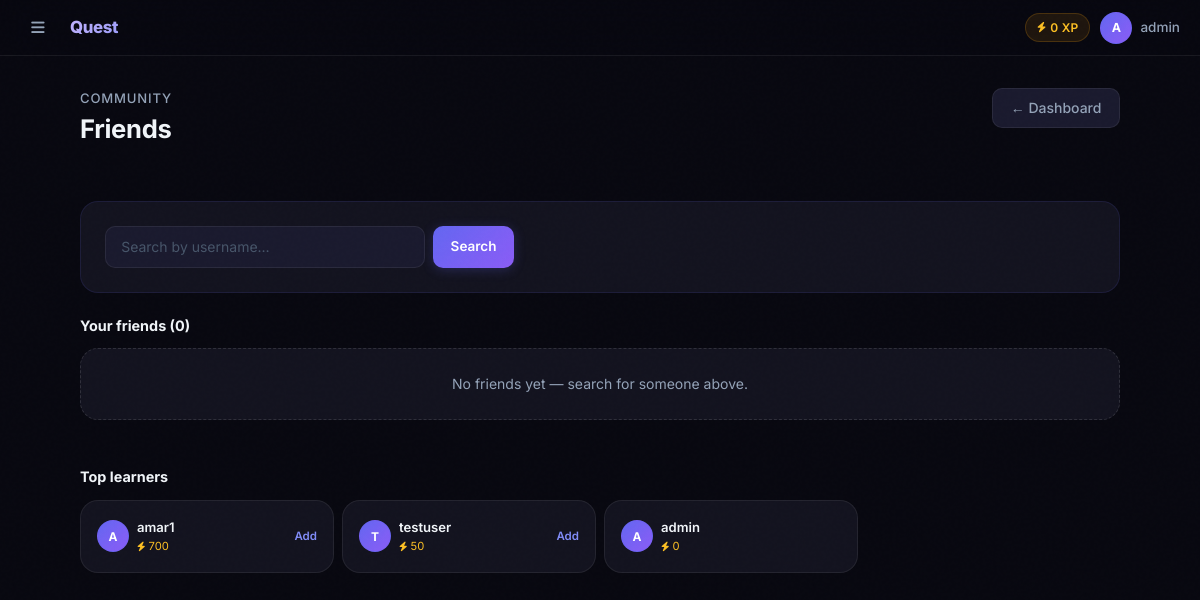
The app's page /friends/ (signed in), older data.
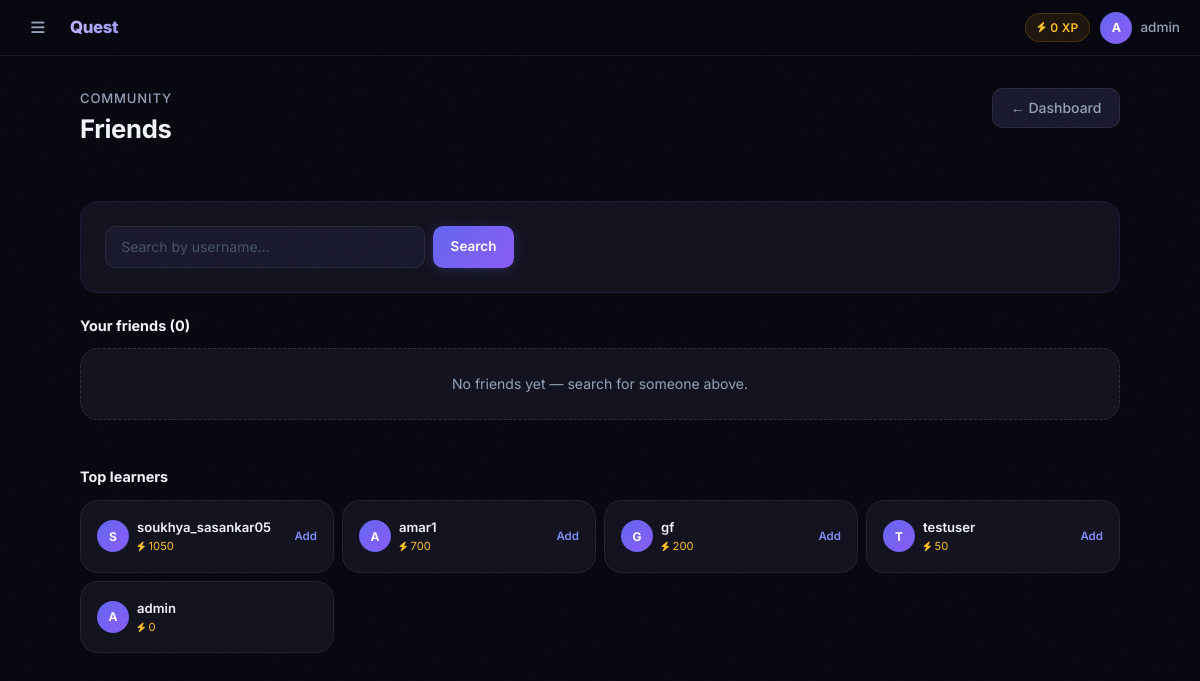
The same page, newer data.
### quests/models.py (models this page shows, shortened)
class UserProfile(models.Model):
    user    = models.OneToOneField(User, on_delete=models.CASCADE)
    xp      = models.IntegerField(default=0)
    level   = models.IntegerField(default=1)
    streak  = models.IntegerField(default=0)

### quests/views.py (the view)
# urls.py: path('friends/',                      views.friends,        name='friends'),
@login_required
def friends(request):
    query = request.GET.get('q', '').strip()
    search_results = []
    if query:
        search_results = User.objects.filter(username__icontains=query).exclude(id=request.user.id)[:10]
    sent_accepted = FriendRequest.objects.filter(from_user=request.user, status='accepted').select_related('to_user')
    recv_accepted = FriendRequest.objects.filter(to_user=request.user, status='accepted').select_related('from_user')
    friends_list = [r.to_user for r in sent_accepted] + [r.from_user for r in recv_accepted]
    pending_received = FriendRequest.objects.filter(to_user=request.user, status='pending').select_related('from_user')
    sent_ids = set(FriendRequest.objects.filter(from_user=request.user).values_list('to_user_id', flat=True))
    top_users = UserProfile.objects.select_related('user').order_by('-xp')[:8]
    return render(request, 'friends.html', {
        'top_users': top_users,
        'query': query,
        'search_results': search_results,
        'friends_list': friends_list,
        'pending_received': pending_received,
        'sent_ids': sent_ids,
    })

### quests/templates/friends.html (shortened to what this page needs)
{% extends 'base.html' %}
{% block content %}
<div class="d-flex align-items-start justify-content-between mb-5 flex-wrap gap-3">
  <div>
    <p style="color:var(--text-2);font-size:.82rem;font-weight:500;text-transform:uppercase;letter-spacing:.8px;margin-bottom:.3rem;">Community</p>
    <h1 class="page-title" style="font-size:1.6rem;">Friends</h1>
  </div>
  <a href="{% url 'dashboard' %}" class="btn-ghost">← Dashboard</a>
</div>
<div class="card p-4 mb-4" style="border-color:rgba(99,102,241,.12);">
  <form method="GET" class="d-flex gap-2">
    <input type="text" name="q" class="form-control" placeholder="Search by username…" value="{{ query }}" style="max-width:320px;">
    <button type="submit" class="btn-primary-ql" style="padding:.55rem 1.1rem;font-size:.845rem;">Search</button>
  </form>
</div>
<div class="row g-4">
  <div class="col-md-{% if pending_received %}6{% else %}12{% endif %}">
    <h5 style="font-size:.9rem;font-weight:700;color:var(--text);margin-bottom:.875rem;">Your friends ({{ friends_list|length }})</h5>
    {% if friends_list %}
    <div class="d-flex flex-column gap-2">
      {% for f in friends_list %}
      <div class="card p-3 d-flex flex-row align-items-center gap-3">
        <div class="avatar" style="width:34px;height:34px;font-size:.82rem;">{{ f.username|first|upper }}</div>
        <div style="flex-grow:1;">
          <div style="font-weight:600;font-size:.875rem;color:var(--text);">{{ f.username }}</div>
          <div style="color:var(--amber-2);font-size:.72rem;"><i class="fas fa-bolt" style="font-size:.6rem;"></i> {{ f.userprofile.xp }} XP · Lv {{ f.userprofile.level }}</div>
        </div>
        <a href="{% url 'friend_request_action' 'remove' f.id %}" class="btn-ghost" style="padding:4px 11px;font-size:.72rem;color:var(--rose-2);border-color:rgba(244,63,94,.2);">Remove</a>
      </div>
      {% endfor %}
    </div>
    {% else %}
    <div class="card p-4 text-center" style="border-style:dashed;border-color:var(--border-2);">
      <p style="color:var(--text-2);font-size:.875rem;margin:0;">No friends yet — search for someone above.</p>
    </div>
    {% endif %}
  </div>
</div>
<div class="mt-5">
  <h5 style="font-size:.9rem;font-weight:700;color:var(--text);margin-bottom:.875rem;">Top learners</h5>
  <div class="row g-2">
    {% for up in top_users %}
    <div class="col-sm-6 col-lg-3">
      <div class="card p-3 d-flex flex-row align-items-center gap-2 card-lift">
        <div class="avatar" style="width:32px;height:32px;font-size:.75rem;">{{ up.user.username|first|upper }}</div>
        <div style="flex-grow:1;overflow:hidden;">
          <div style="font-weight:600;font-size:.82rem;color:var(--text);white-space:nowrap;overflow:hidden;text-overflow:ellipsis;">{{ up.user.username }}</div>
          <div style="color:var(--amber-2);font-size:.7rem;"><i class="fas fa-bolt" style="font-size:.6rem;"></i> {{ up.xp }}</div>
        </div>
        {% if up.user.id not in sent_ids and up.user != request.user %}
        <a href="{% url 'friend_request_action' 'send' up.user.id %}" style="color:var(--indigo-2);font-size:.72rem;font-weight:600;flex-shrink:0;">Add</a>
        {% endif %}
      </div>
    </div>
    {% endfor %}
  </div>
</div>
{% endblock %}

### quests/templates/base.html (shortened to what this page needs)
<!DOCTYPE html>
<html lang="en">
<head>
  <link href="https://cdn.jsdelivr.net/npm/bootstrap@5.3.0/dist/css/bootstrap.min.css" rel="stylesheet">
  <link href="https://cdnjs.cloudflare.com/ajax/libs/font-awesome/6.4.0/css/all.min.css" rel="stylesheet">
</head>
<body>
<header class="topbar">
  {% if user.is_authenticated %}
  <button class="hamburger" id="sbToggle" aria-label="Menu">
    <i class="fas fa-bars"></i>
  </button>
  {% endif %}
  <a class="topbar-brand" href="{% url 'home' %}">Quest<span>Learn</span></a>
  <div class="topbar-right">
    {% if user.is_authenticated %}
      <span class="xp-chip d-none d-sm-flex align-items-center gap-1">
        <i class="fas fa-bolt" style="font-size:.65rem;"></i> {{ user.userprofile.xp }} XP
      </span>
      <div class="dropdown">
        <a href="#" class="dropdown-toggle d-flex align-items-center gap-2" data-bs-toggle="dropdown">
          <div class="avatar">{{ user.username|first|upper }}</div>
          <span class="d-none d-md-inline" style="color:var(--text-2);font-size:.845rem;font-weight:500;">{{ user.username }}</span>
        </a>
      </div>
    {% else %}
      <a href="{% url 'login' %}" class="btn-ghost btn-sm">Sign in</a>
      <a href="{% url 'signup' %}" class="btn-primary-ql btn-sm">Get started</a>
    {% endif %}
  </div>
</header>
<div class="main-wrap">
  <div class="page fade-up">
    {% block content %}{% endblock %}
  </div>
</div>
</body>
</html>

### quests/templates/base.html (style rules this page uses)
:root { --bg: #080810; --bg-2: #0d0d1a; --bg-3: #111120; --surface: #13131f; --surface-2: #1a1a2e; --border: rgba(255,255,255,.07); --border-2: rgba(255,255,255,.12); --indigo: #6366f1; --indigo-2: #818cf8; --violet: #8b5cf6; --violet-2: #a78bfa; --amber: #f59e0b; --amber-2: #fbbf24; --emerald: #10b981; --emerald-2: #34d399; --rose: #f43f5e; --rose-2: #fb7185; --text: #f1f5f9; --text-2: #94a3b8; --text-3: #475569; --sidebar-w: 260px; --topbar-h: 56px; --radius: 12px; --radius-lg: 18px; }
*, *::before, *::after { box-sizing: border-box; margin: 0; padding: 0; }
html { scroll-behavior: smooth; }
body { background: var(--bg); color: var(--text); font-family: 'Inter', system-ui, sans-serif; font-size: 15px; line-height: 1.6; min-height: 100vh; overflow-x: hidden; -webkit-font-smoothing: antialiased; }
a { text-decoration: none; color: inherit; }
body::after { content: ''; position: fixed; inset: 0; pointer-events: none; z-index: 9999; opacity: .4; }
.topbar { position: fixed; top: 0; left: 0; right: 0; height: var(--topbar-h); background: rgba(8,8,16,.85); backdrop-filter: blur(24px) saturate(180%); -webkit-backdrop-filter: blur(24px) saturate(180%); border-bottom: 1px solid var(--border); display: flex; align-items: center; padding: 0 1.25rem; gap: .875rem; z-index: 900; }
.topbar-brand { font-size: 1.05rem; font-weight: 800; letter-spacing: -.4px; background: linear-gradient(135deg, #c4b5fd, #818cf8); -webkit-background-clip: text; -webkit-text-fill-color: transparent; background-clip: text; white-space: nowrap; }
.topbar-brand span { opacity: .5; font-weight: 400; }
.hamburger { background: none; border: none; cursor: pointer; width: 36px; height: 36px; border-radius: 9px; color: var(--text-2); font-size: .95rem; display: flex; align-items: center; justify-content: center; transition: background .15s, color .15s; flex-shrink: 0; }
.topbar-right { margin-left: auto; display: flex; align-items: center; gap: .625rem; }
.xp-chip { background: rgba(245,158,11,.1); border: 1px solid rgba(245,158,11,.2); color: var(--amber-2); padding: 4px 11px; border-radius: 99px; font-size: .75rem; font-weight: 600; letter-spacing: .2px; }
.avatar { width: 32px; height: 32px; border-radius: 50%; background: linear-gradient(135deg, var(--indigo), var(--violet)); display: flex; align-items: center; justify-content: center; font-weight: 700; font-size: .78rem; color: #fff; border: 1.5px solid rgba(99,102,241,.35); flex-shrink: 0; }
.main-wrap { padding-top: var(--topbar-h); min-height: 100vh; position: relative; z-index: 1; }
.page { max-width: 1080px; margin: 0 auto; padding: 2rem 1.25rem; }
.card { background: var(--surface); border: 1px solid var(--border); border-radius: var(--radius-lg); transition: border-color .2s, box-shadow .2s, transform .2s; }
.btn-primary-ql { background: linear-gradient(135deg, var(--indigo), var(--violet)); color: #fff; border: none; border-radius: 10px; font-weight: 600; font-size: .875rem; padding: .55rem 1.25rem; transition: all .2s; box-shadow: 0 2px 12px rgba(99,102,241,.25); cursor: pointer; display: inline-flex; align-items: center; gap: .4rem; }
.btn-ghost { background: var(--surface-2); color: var(--text-2); border: 1px solid var(--border); border-radius: 10px; font-weight: 500; font-size: .875rem; padding: .5rem 1.1rem; transition: all .15s; cursor: pointer; display: inline-flex; align-items: center; gap: .4rem; }
.form-control { background: var(--surface-2); border: 1px solid var(--border); color: var(--text); border-radius: 10px; padding: .6rem .95rem; font-size: .875rem; transition: border-color .15s, box-shadow .15s; }
.form-control::placeholder { color: var(--text-3); }
.dropdown-toggle::after { display: none; }
.page-title { font-size: 1.35rem; font-weight: 700; color: var(--text); letter-spacing: -.3px; }
.fade-up { animation: fadeUp .35s ease both; }

Row changes from the older to the newer data that the page shows:
added UserProfile: user.username|first "S", user.username "soukhya_sasankar05", xp "1050", shows "Add"
added UserProfile: user.username|first "G", user.username "gf", xp "200", shows "Add"
